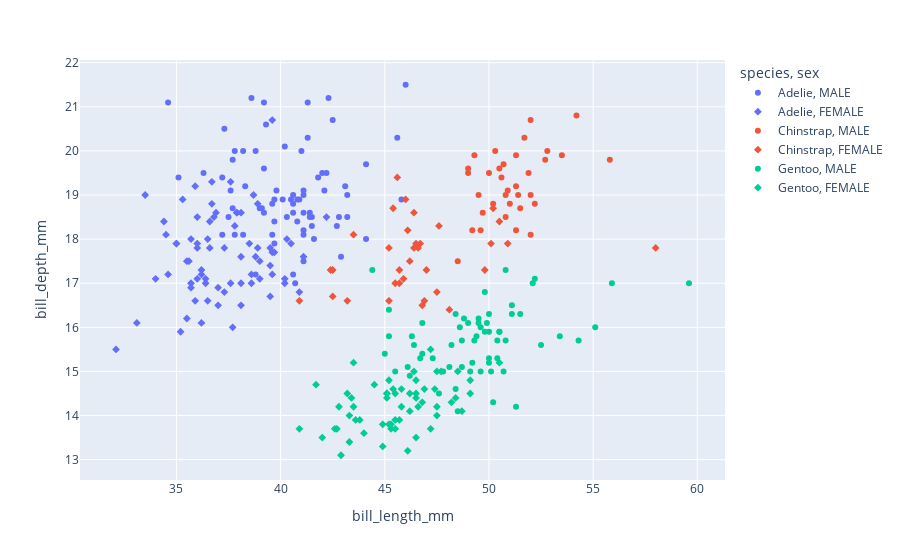

Write notebook code for a chart like this one.
### Code cell
px.scatter(data,'bill_length_mm','bill_depth_mm','species',symbol='sex',)

### Figure 1 — Plotly figure (JSON) as saved in the notebook; plotly's stock layout.template omitted (floating-point values rounded to 4 significant figures)
{"data": [{"hovertemplate": "species=Adelie<br>sex=MALE<br>bill_length_mm=%{x}<br>bill_depth_mm=%{y}<extra></extra>", "legendgroup": "Adelie, MALE", "marker": {"color": "#636efa", "symbol": "circle"}, "mode": "markers", "name": "Adelie, MALE", "orientation": "v", "showlegend": true, "type": "scatter", "x": [39.1, 39.3, 39.2, 38.6, 34.6, 42.5, 46, 37.7, 38.2, 38.8, 40.6, 40.5, 37.2, 40.9, 39.2, 38.8, 39.8, 40.8, 44.1, 39.6, 41.1, 42.3, 40.1, 42, 41.4, 40.6, 37.6, 41.3, 41.1, 41.6, 41.1, 41.8, 39.7, 45.8, 42.8, 37.2, 42.1, 42.9, 35.1, 41.3, 36.3, 38.3, 41.1, 39.6, 40.8, 40.3, 43.2, 41, 37.8, 39.7, 38.2, 43.2, 45.6, 42.2, 42.7, 37.3, 41.1, 37.7, 41.4, 40.6, 41.5, 44.1, 43.1, 37.5, 41.1, 40.2, 39.7, 40.6, 40.7, 39, 39.2, 37.8, 41.5], "xaxis": "x", "y": [18.7, 20.6, 19.6, 21.2, 21.1, 20.7, 21.5, 18.7, 18.1, 17.2, 18.6, 18.9, 18.1, 18.9, 21.1, 20, 19.1, 18.4, 19.7, 18.8, 19, 21.2, 18.9, 19.5, 18.6, 18.8, 19.1, 21.1, 18.2, 18, 19.1, 19.4, 18.4, 18.9, 18.5, 19.4, 19.1, 17.6, 19.4, 20.3, 19.5, 19.2, 18.1, 18.1, 18.9, 18.5, 18.5, 20, 20, 18.9, 20, 19, 20.3, 19.5, 18.3, 20.5, 18.6, 19.8, 18.5, 19, 18.3, 18, 19.2, 18.5, 17.5, 20.1, 17.9, 17.2, 17, 18.7, 18.6, 18.1, 18.5], "yaxis": "y"}, {"hovertemplate": "species=Adelie<br>sex=FEMALE<br>bill_length_mm=%{x}<br>bill_depth_mm=%{y}<extra></extra>", "legendgroup": "Adelie, FEMALE", "marker": {"color": "#636efa", "symbol": "diamond"}, "mode": "markers", "name": "Adelie, FEMALE", "orientation": "v", "showlegend": true, "type": "scatter", "x": [39.5, 40.3, 36.7, 38.9, 41.1, 36.6, 38.7, 34.4, 37.8, 35.9, 35.3, 40.5, 37.9, 39.5, 39.5, 36.4, 42.2, 37.6, 36.5, 36, 37, 36, 39.6, 35, 34.5, 39, 36.5, 35.7, 37.6, 36.4, 35.5, 35.9, 33.5, 39.6, 35.5, 40.9, 36.2, 34.6, 36.7, 37.3, 36.9, 38.9, 35.7, 34, 36.2, 38.1, 33.1, 35, 37.7, 37.9, 38.6, 38.1, 38.1, 39.7, 39.6, 38.6, 35.7, 36.2, 40.2, 35.2, 38.8, 39, 38.5, 36.8, 38.1, 35.6, 37, 40.2, 32.1, 37.3, 36.6, 36, 36], "xaxis": "x", "y": [17.4, 18, 19.3, 17.8, 17.6, 17.8, 19, 18.4, 18.3, 19.2, 18.9, 17.9, 18.6, 16.7, 17.8, 17, 18.5, 19.3, 18, 18.5, 16.9, 17.9, 17.7, 17.9, 18.1, 17.5, 16.6, 16.9, 17, 17.1, 16.2, 16.6, 19, 17.2, 17.5, 16.8, 16.1, 17.2, 18.8, 17.8, 18.6, 18.8, 18, 17.1, 17.3, 18.6, 16.1, 17.9, 16, 18.6, 17.2, 17, 16.5, 17.7, 20.7, 17, 17, 17.2, 17, 15.9, 17.6, 17.1, 17.9, 18.5, 17.6, 17.5, 16.5, 17.1, 15.5, 16.8, 18.4, 17.8, 17.1], "yaxis": "y"}, {"hovertemplate": "species=Chinstrap<br>sex=MALE<br>bill_length_mm=%{x}<br>bill_depth_mm=%{y}<extra></extra>", "legendgroup": "Chinstrap, MALE", "marker": {"color": "#EF553B", "symbol": "circle"}, "mode": "markers", "name": "Chinstrap, MALE", "orientation": "v", "showlegend": true, "type": "scatter", "x": [50, 51.3, 52.7, 51.3, 51.3, 51.7, 52, 50.5, 50.3, 49.2, 48.5, 50.6, 52, 49.5, 52.8, 54.2, 51, 49.7, 52, 53.5, 49, 50.9, 50.8, 49, 51.5, 51.4, 50.7, 52.2, 49.3, 50.2, 51.9, 55.8, 49.6, 50.8], "xaxis": "x", "y": [19.5, 19.2, 19.8, 18.2, 19.9, 20.3, 18.1, 19.6, 20, 18.2, 17.5, 19.4, 19, 19, 20, 20.8, 18.8, 18.6, 20.7, 19.9, 19.5, 19.1, 18.5, 19.6, 18.7, 19, 19.7, 18.8, 19.9, 18.8, 19.5, 19.8, 18.2, 19], "yaxis": "y"}, {"hovertemplate": "species=Chinstrap<br>sex=FEMALE<br>bill_length_mm=%{x}<br>bill_depth_mm=%{y}<extra></extra>", "legendgroup": "Chinstrap, FEMALE", "marker": {"color": "#EF553B", "symbol": "diamond"}, "mode": "markers", "name": "Chinstrap, FEMALE", "orientation": "v", "showlegend": true, "type": "scatter", "x": [46.5, 45.4, 45.2, 46.1, 46, 46.6, 47, 45.9, 58, 46.4, 42.4, 43.2, 46.7, 50.5, 46.4, 40.9, 42.5, 47.5, 47.6, 46.9, 46.2, 45.5, 50.9, 50.1, 49.8, 48.1, 45.7, 42.5, 45.2, 45.6, 46.8, 45.7, 43.5, 50.2], "xaxis": "x", "y": [17.9, 18.7, 17.8, 18.2, 18.9, 17.8, 17.3, 17.1, 17.8, 18.6, 17.3, 16.6, 17.9, 18.4, 17.8, 16.6, 16.7, 16.8, 18.3, 16.6, 17.5, 17, 17.9, 17.9, 17.3, 16.4, 17.3, 17.3, 16.6, 19.4, 16.5, 17, 18.1, 18.7], "yaxis": "y"}, {"hovertemplate": "species=Gentoo<br>sex=MALE<br>bill_length_mm=%{x}<br>bill_depth_mm=%{y}<extra></extra>", "legendgroup": "Gentoo, MALE", "marker": {"color": "#00cc96", "symbol": "circle"}, "mode": "markers", "name": "Gentoo, MALE", "orientation": "v", "showlegend": true, "type": "scatter", "x": [50, 50, 47.6, 46.7, 46.8, 49, 48.4, 49.3, 49.2, 48.7, 50.2, 46.3, 46.1, 47.8, 50, 47.3, 59.6, 48.4, 44.4, 48.7, 49.6, 49.6, 50.5, 50.5, 45.2, 48.5, 50.1, 45, 45.5, 50.4, 46.2, 54.3, 49.8, 49.5, 50.7, 46.4, 48.2, 48.6, 51.1, 45.2, 52.5, 50, 50.8, 51.3, 52.1, 52.2, 49.5, 50.8, 49.4, 51.1, 55.9, 49.1, 46.8, 53.4, 48.1, 49.8, 51.5, 55.1, 48.8, 50.4, 49.9], "xaxis": "x", "y": [16.3, 15.2, 14.5, 15.3, 15.4, 16.1, 14.6, 15.7, 15.2, 15.1, 14.3, 15.8, 15.1, 15, 15.3, 15.3, 17, 16.3, 17.3, 15.7, 16, 15, 15.9, 15.9, 15.8, 14.1, 15, 15.4, 15, 15.3, 14.9, 15.7, 16.8, 16.2, 15, 15.6, 15.6, 16, 16.3, 16.4, 15.6, 15.9, 17.3, 14.2, 17, 17.1, 16.1, 15.7, 15.8, 16.5, 17, 15, 16.1, 15.8, 15.1, 15.9, 16.3, 16, 16.2, 15.7, 16.1], "yaxis": "y"}, {"hovertemplate": "species=Gentoo<br>sex=FEMALE<br>bill_length_mm=%{x}<br>bill_depth_mm=%{y}<extra></extra>", "legendgroup": "Gentoo, FEMALE", "marker": {"color": "#00cc96", "symbol": "diamond"}, "mode": "markers", "name": "Gentoo, FEMALE", "orientation": "v", "showlegend": true, "type": "scatter", "x": [46.1, 48.7, 46.5, 45.4, 43.3, 40.9, 45.5, 45.8, 42, 46.2, 45.1, 46.5, 42.9, 48.2, 42.8, 45.1, 49.1, 42.6, 44, 42.7, 45.3, 43.6, 45.5, 44.9, 46.6, 45.1, 46.5, 43.8, 43.2, 45.3, 45.7, 45.8, 43.5, 47.7, 46.5, 46.4, 47.5, 45.2, 49.1, 47.4, 44.9, 43.4, 47.5, 47.5, 45.5, 44.5, 46.9, 48.4, 48.5, 47.2, 41.7, 43.3, 50.5, 43.5, 46.2, 47.2, 46.8, 45.2], "xaxis": "x", "y": [13.2, 14.1, 13.5, 14.6, 13.4, 13.7, 13.7, 14.6, 13.5, 14.5, 14.5, 14.5, 13.1, 14.3, 14.2, 14.5, 14.8, 13.7, 13.6, 13.7, 13.7, 13.9, 13.9, 13.3, 14.2, 14.4, 14.4, 13.9, 14.5, 13.8, 13.9, 14.2, 14.2, 15, 14.8, 15, 14.2, 13.8, 14.5, 14.6, 13.8, 14.4, 14, 15, 14.5, 14.7, 14.6, 14.4, 15, 15.5, 14.7, 14, 15.2, 15.2, 14.1, 13.7, 14.3, 14.8], "yaxis": "y"}], "layout": {"legend": {"title": {"text": "species, sex"}, "tracegroupgap": 0}, "margin": {"t": 60}, "xaxis": {"anchor": "y", "domain": [0, 1], "title": {"text": "bill_length_mm"}}, "yaxis": {"anchor": "x", "domain": [0, 1], "title": {"text": "bill_depth_mm"}}}}
